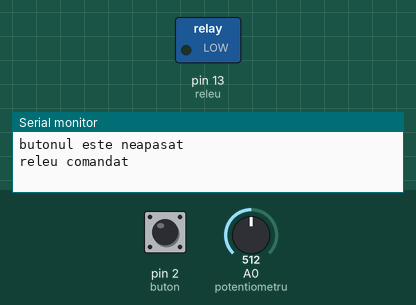
The sketch below on a simulated Arduino Uno, built with avr-gcc and run on an emulated ATmega328P. On the bench: switched loads named in the sketch (green lamp = pin HIGH), the last lines printed to the serial monitor. Inputs (shaded band) come from the test bench; at power-on: A0 (potentiometru) = 512, pin 2 (buton) HIGH.

Above: at 4.3 s.
4.4 s: A0 (potentiometru) set to 306
At 4.7 s:
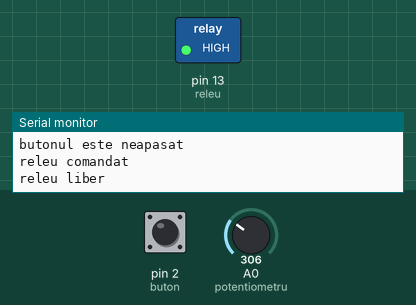
6.4 s: A0 (potentiometru) set to 716
At 7.1 s:
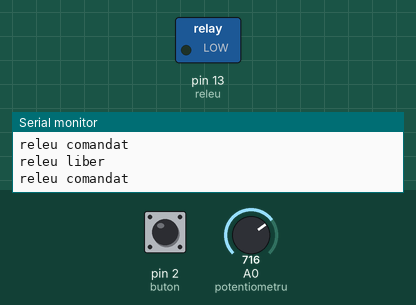
Timing chart, 0 to 9.4 s (numbered marks = the images above; inputs shaded):
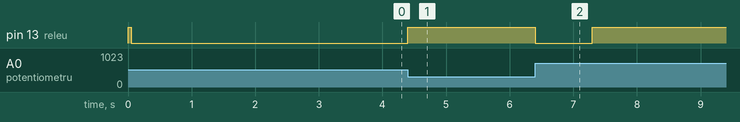

Measured:
- after the input at 4.4 s, pin 13 (releu): LOW → HIGH after 0.00 s instead of 1.1 s
- after the input at 6.4 s, pin 13 (releu): HIGH → LOW at once, → HIGH 0.90 s later

The sketch:

monostable1.ino
```cpp
/*
  State change detection (edge detection)  -  http://www.arduino.cc/en/Tutorial/ButtonStateChange
  monostabil reglabil - adaptare scrisa de Nicu FLORICA (niq_ro) pt Tudor Gheorghe
  http://www.arduinotehniq.com
  ver.1 - logica negativa sau normala pt releu
*/

#define buton 2          // pinul unde este conectat contactul
#define releu 13         // pinul de comanda pentru releu
#define potentiometru A0 // pinul unde se conecteaza cursorul potentiometrului

// logica inversa
#define aprins LOW
#define stins HIGH

/*
// logica bormala
#define aprins HIGH
#define stins LOW
*/

int actual = 0;          // starea curenta a butonulu
int anterior = 0;        // starea anterioara a butonului
int vcursor = 0;         // citire valoare tensiune pe cursor (0..1023);
unsigned long tpapasare = 0;   // memorare timp apasare buton (
unsigned long tpmentinere = 0; // timp mentinere releu atras (in secunde)
int tpmin = 1000;        // timp minim actionare releu (in milisecunde)
int tpmax = 10000;       // timp maxim actionare releu (in milisecunde)
byte actionat = 0;         // variabila pentru a sti ca s-a actionat releul

void setup()
{
  Serial.begin(9600);     // initializare comunicare seriala
  pinMode(buton, INPUT);          // pinul este definit ca intrare
  pinMode(releu, OUTPUT);         // pinul este definit ca iesire
  pinMode(potentiometru, INPUT);  // pinul este de finit ca intrare
  digitalWrite(buton, HIGH);      // pinul este in stare HIGH (pull-up intern)
  digitalWrite(releu, stins);       // pinul este in stare LOW
  tpapasare = 0;
}


void loop() {
  actual = digitalRead(buton);  // se citeste starea butonului

  vcursor = analogRead(potentiometru); // citire tensiune pe cursor
  tpmentinere = map(vcursor, 0, 1023, tpmin, tpmax); // corelare timpi minim spre maxim

  if (actual != anterior) // daca starea actuala butonului  este diferita de cea anterioara
  {
    if (actual == LOW) // butonul este apasat
    {
      actionat = 0;   // releul nu a fost actionat
      Serial.println("butonul este apasat");
      tpapasare = millis();  // se memoreaza timpul cand s-a apasat butonul
    }
    else
    {
      Serial.println("butonul este neapasat");
    }
    delay(50);  // mica pauza
  }
  anterior = actual;   // se memoreaza starea

  if ((millis() - tpapasare <= tpmentinere) and (actionat == 0))  // daca nu s-a actionat releul si trebuie sa fie actionat
  {
    digitalWrite(releu, aprins);
    Serial.println("releu comandat");
    actionat = 1;

  }
  if ((millis() - tpapasare > tpmentinere) and (actionat == 1))
  {
    digitalWrite(releu, stins);
    Serial.println("releu liber");
    actionat = 0;    // releu liber
  }

}  // sfarsit de program
```
